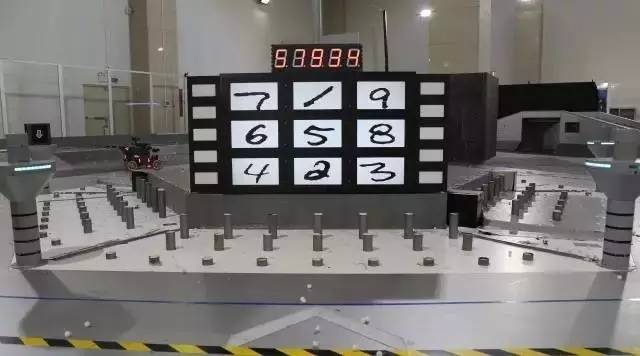
//> input picture Rune1.jpg, 640 x 356 px, given in place of 10.1_Assignment_video_clip.mp4, which was not available
$ ./assignment2   (built with g++ and OpenCV 4)
//> lines starting //> are read from the running program, lines starting //| are printed output that depends on the picture; after the words box and inside, x2 and y2 are one past the last pixel; in counts of white or black regions, pixels touching at a corner belong together; pictures that were not available may be replaced by others from this repository, and a replacement may not be noted
#include <opencv2/core/core.hpp>
#include <opencv2/imgcodecs.hpp>
#include <opencv2/photo.hpp>
#include <opencv2/highgui/highgui.hpp>
#include <opencv2/imgproc/imgproc.hpp>
#include <iostream>
#include <string>
#include <vector>
using namespace std;
using namespace cv;

bool cmp(const vector<Point> &lhs, const vector<Point> &rhs)
{
    return contourArea(lhs) > contourArea(rhs);
}

string window_name(int num)
{
    string str = "Number ";
    return str + (char)(num + '0');
}

const vector<pair<int, int>> coord = { {0, 0}, {0, 100}, {0, 200}, {100, 0}, {100, 100}, {100, 200}, {200, 0}, {200, 100}, {200, 200} };

int main()
{
    VideoCapture video("10.1_Assignment_video_clip.mp4");
    namedWindow("Video feed", WINDOW_AUTOSIZE);
    for(int i = 1; i <= 9; i++)
        namedWindow(window_name(i), WINDOW_AUTOSIZE);
    Mat frame, bw, cropped[10];
    while(video.isOpened())
    {
        video.read(frame);
//> frame is the input picture: 356 rows x 640 cols, CV_8UC3; mean B, G, R 111.9, 113.6, 116.4
        imshow("Video feed", frame);
        moveWindow("Video feed", 0, 0);
        cvtColor(frame, bw, COLOR_RGB2GRAY);
        threshold(bw, bw, 200, 255, THRESH_BINARY);
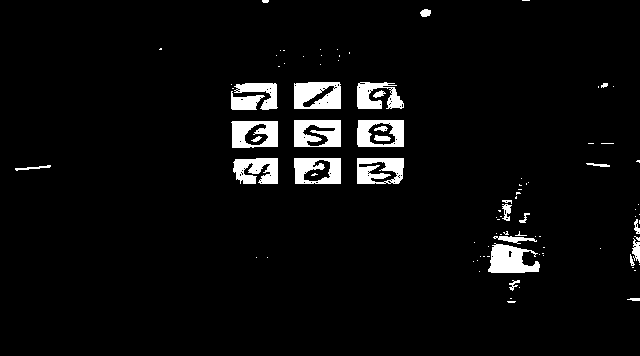
//> bw: 356 rows x 640 cols, CV_8UC1; 4.6% white; 96 white regions (68 under 20 px)
        vector<vector<Point>> contours;
        vector<Vec4i> hierarchy;
        findContours(bw, contours, hierarchy, RETR_TREE, CHAIN_APPROX_SIMPLE);
//> contours = 187 contours, 156 with area under 20; largest, box (x1, y1, x2, y2) and area: (294, 120, 341, 147) 1196, (357, 120, 404, 147) 1187, (294, 82, 341, 109) 1179, (231, 121, 278, 148) 1146, (294, 158, 341, 184) 1134
        vector<vector<Point>> vec;
        for( int i = 0; i< contours.size(); i++ )
        {
            Rect rect = boundingRect(contours[i]);
            if(rect.width * rect.height < 10)
                continue;
            if(fabs(contourArea(contours[i]) / (rect.width * rect.height) - 1.0) > 0.5)
                continue;
            if(fabs(rect.width * 1.0 / rect.height - 49.0/27.0) > 0.2)
                continue;
            vec.push_back(contours[i]);
        }
//> this loop made 187 passes
//> rect on passes 1 to 3: Rect(507, 301, 9, 2), Rect(627, 298, 13, 3), Rect(510, 298, 2, 1)
        sort(vec.begin(), vec.end(), cmp);
//> vec = 10 contours; largest, box (x1, y1, x2, y2) and area: (294, 120, 341, 147) 1196, (357, 120, 404, 147) 1187, (294, 82, 341, 109) 1179, (231, 121, 278, 148) 1146, (294, 158, 341, 184) 1134
        for( int i = 0; i < (vec.size() > 9 ? 9 : vec.size()); ++i)
        {
            cropped[i] = frame(boundingRect(vec[i]));
            imshow(window_name(i+1), cropped[i]);
            moveWindow(window_name(i+1), coord[i].first, coord[i].second);
        }
//> this loop made 9 passes
//> pass 1, `imshow(window_name(i+1), cropped[i]);`:
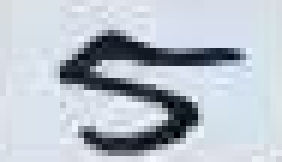
//> window 'Number 1': 27 rows x 47 cols, CV_8UC3 (shown 6 times larger); mean B, G, R 202.8, 192.8, 184.8
//> pass 2, `imshow(window_name(i+1), cropped[i]);`:
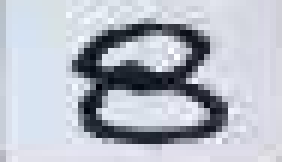
//> window 'Number 2': 27 rows x 47 cols, CV_8UC3 (shown 6 times larger); mean B, G, R 197.8, 187, 182.3
        waitKey(100);
    }
    waitKey(0);
    return 0;
}
